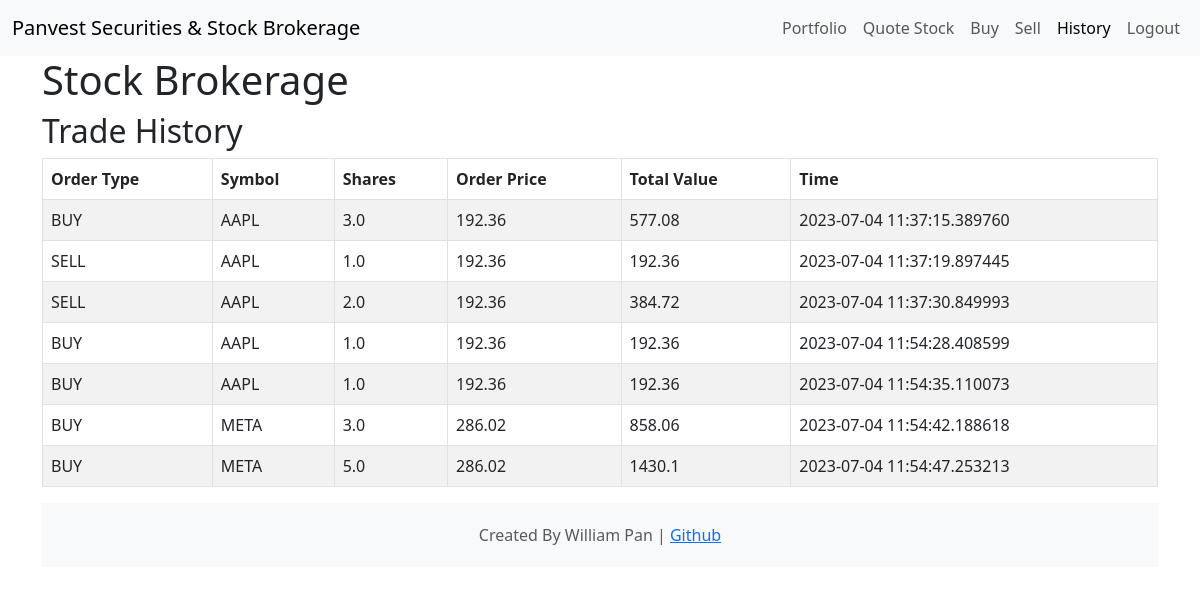
Before: /trade_history (signed in) with the older database file.
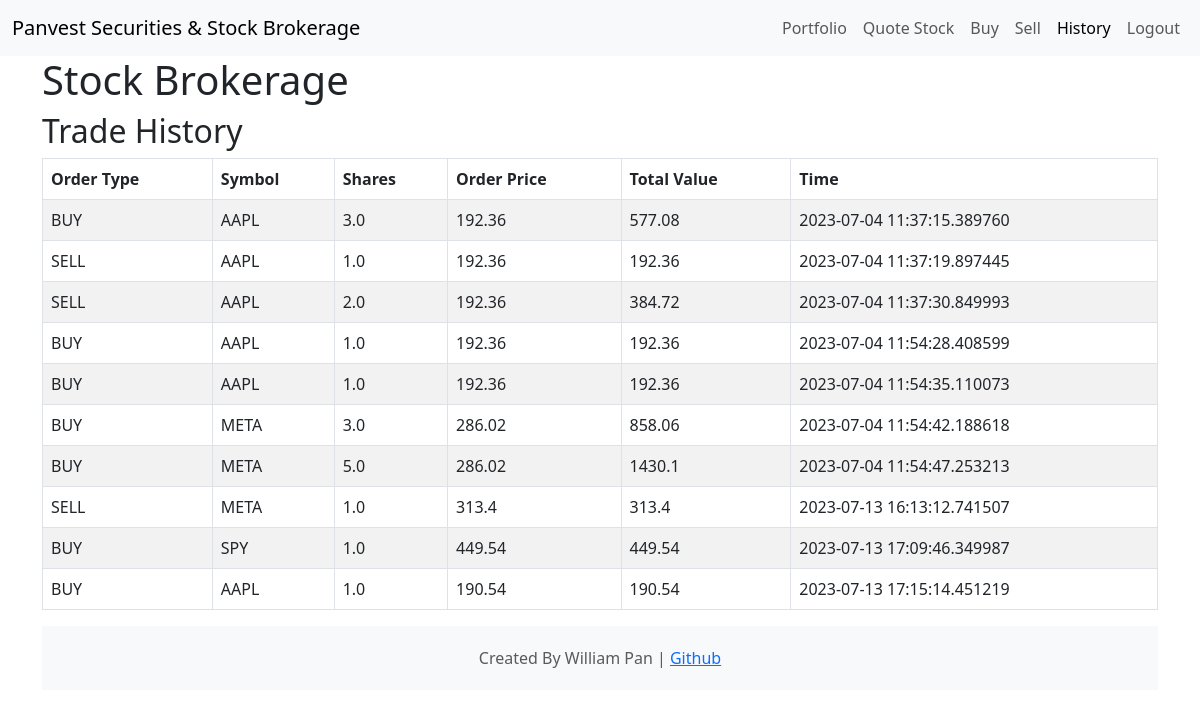
After: the same page with the newer database file.
### app.py (models this page shows)
class Trade_History(db.Model):
    transaction_id = db.Column(db.Integer, primary_key=True)
    user_id = db.Column(db.Integer, db.ForeignKey('user.id'), nullable=False)
    order_type = db.Column(db.String(10), nullable=False)
    symbol = db.Column(db.String(10), nullable=False)
    shares = db.Column(db.Float, nullable=False)
    order_price = db.Column(db.Float, nullable=False)
    total_value = db.Column(db.Float, nullable=False)
    time = db.Column(db.DateTime, nullable=False)

### app.py (the view)
@app.route("/trade_history")
@require_login
def trade_history():
    trade_history = db.session.execute(db.select(Trade_History).filter_by(user_id=session["user_id"])).scalars()
    return render_template("trade_history.html", trade_history=trade_history, active_page='trade_history')

### app.py (called while the page is built)
@app.after_request
def after_request(response):
    response.headers["Cache-Control"] = "no-cache, no-store, must-revalidate"
    response.headers["Expires"] = 0
    response.headers["Pragma"] = "no-cache"
    return response

### login.py (called while the page is built)
def require_login(function):
    @wraps(function)
    def decorated_function(*args, **kwargs):
        if session.get("user_id") is None:
            return redirect("/login")
        return function(*args, **kwargs)
    return decorated_function

### templates/trade_history.html (shortened to what this page needs)
{% extends "base.html" %}
{% block header %}
    Trade History
{% endblock %}
{% block body %}
<table class="table table-striped table-hover table-bordered">
    <thead>
        <tr>
            <th>Order Type</th>
            <th>Symbol</th>
            <th>Shares</th>
            <th>Order Price</th>
            <th>Total Value</th>
            <th>Time</th>
        </tr>
    </thead>
    <tbody>
        {% for row in trade_history %}
        <tr>
            <td>{{row.order_type}}</td>
            <td>{{row.symbol}}</td>
            <td>{{row.shares}}</td>
            <td>{{row.order_price}}</td>
            <td>{{row.total_value}}</td>
            <td>{{row.time}}</td>
        </tr>
        {% endfor %}
    </tbody>
</table>
{% endblock %}

### templates/base.html (shortened to what this page needs)
<!DOCTYPE html>
<html lang="en">
<head>
    <link href="/static/styles.css" rel="stylesheet">
    <link href="https://cdn.jsdelivr.net/npm/bootstrap@5.3.0/dist/css/bootstrap.min.css" rel="stylesheet">
</head>
<body>
  <div class="wrapper">
    <nav class="navbar navbar-expand-lg bg-body-tertiary">
        <div class="container-fluid">
          <a class="navbar-brand" {% if session["user_id"] %} href="/" {% else %} href="/login" {% endif %}>Panvest Securities & Stock Brokerage</a>
          <div class="collapse navbar-collapse" id="navbarNavAltMarkup">
            <div class="navbar-nav ms-auto">
              {% if session["user_id"] %}
                <a class="nav-link {% if active_page == 'portfolio' %}active{% endif %}" {% if active_page == 'portfolio' %}aria-current="page"{% endif %} href="/">Portfolio</a>
                <a class="nav-link {% if active_page == 'quote' %}active{% endif %}" {% if active_page == 'quote' %}aria-current="page"{% endif %} href="/quote">Quote Stock</a>
                <a class="nav-link {% if active_page == 'buy' %}active{% endif %}" {% if active_page == 'buy' %}aria-current="page"{% endif %} href="/buy">Buy</a>
                <a class="nav-link {% if active_page == 'sell' %}active{% endif %}" {% if active_page == 'sell' %}aria-current="page"{% endif %} href="/sell">Sell</a>
                <a class="nav-link {% if active_page == 'trade_history' %}active{% endif %}" {% if active_page == 'trade_history' %}aria-current="page"{% endif %} href="/trade_history">History</a>
                <a class="nav-link" href="/logout">Logout</a>
              {% endif %}
            </div>
          </div>
        </div>
      </nav>
    <div class="container content">
        <header>
            <h1>Stock Brokerage</h1>
            <h2>{% block header %} {% endblock %}</h2>
        </header>
        <main>
            {% block body %}
            {% endblock %}
        </main>
        <footer class="footer">
          <div class="container">
              <span class="text-muted">Created By William Pan | <a href="https://github.com/williampan22">Github</a></span>
          </div>
      </footer>
    </div>
  </div>
</body>
</html>

### static/styles.css (style rules this page uses)
body { font-family: helvetica; }
html, body { height: 100%; margin: 0; }
.wrapper { display: flex; flex-direction: column; min-height: 100vh; }
.content { flex: 1; }
.footer { background-color: #f8f9fa; padding: 20px 0; margin-top: auto; text-align: center; }

Changed rows visible on the page:
added Trade_History: order_type "SELL", symbol "META", shares "1.0", order_price "313.4", total_value "313.4", time "2023-07-13 16:13:12.741507"
added Trade_History: order_type "BUY", symbol "SPY", shares "1.0", order_price "449.54", total_value "449.54", time "2023-07-13 17:09:46.349987"
added Trade_History: order_type "BUY", symbol "AAPL", shares "1.0", order_price "190.54", total_value "190.54", time "2023-07-13 17:15:14.451219"
